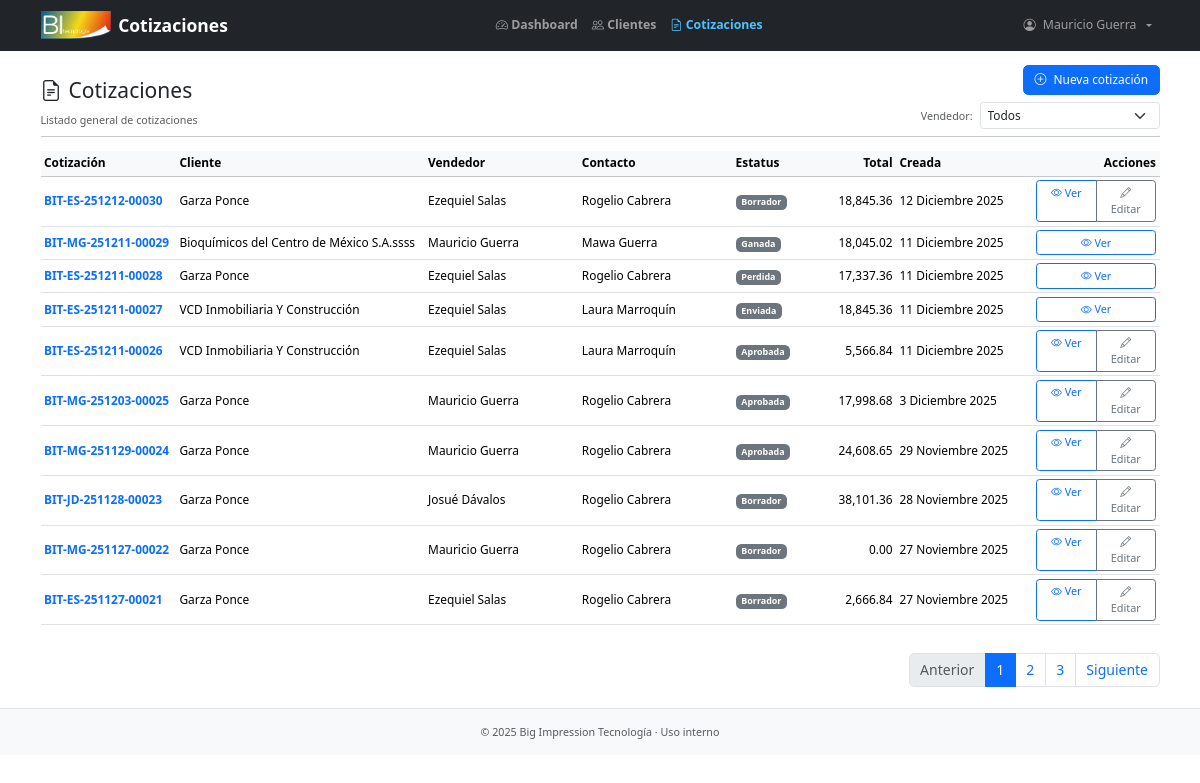
The app's page /list/ (signed in), older data.
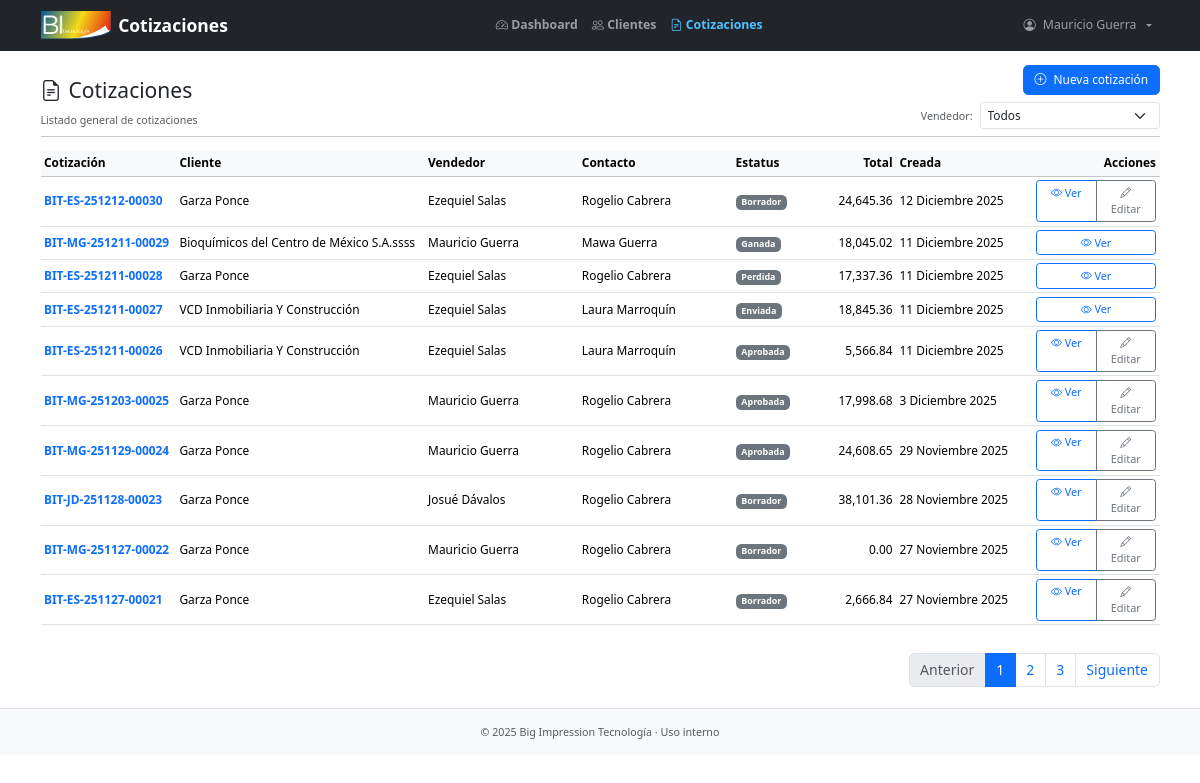
The same page, newer data.
### quotes/models.py (models this page shows, shortened)
class Quote(models.Model):
    class Status(models.TextChoices):
        DRAFT = "DFT", "Borrador"
        PENDING_APPROVAL = "RVW", "Aprobación pendiente"
        APPROVED = "APP", "Aprobada"
        SENT = "SNT", "Enviada"
        WON = "WON", "Ganada"
        LOST = "LST", "Perdida"
        EXPIRED = "EXP", "Expirada"
    class PaymentTerms(models.TextChoices):
        CASH = "CSH", "Contado"
        N7 = "N07", "Crédito 7 días"
        N15 = "N15", "Crédito 15 días"
        N30 = "N30", "Crédito 30 días"
        N60 = "N60", "Crédito 60 días"
        N90 = "N90", "Crédito 90 días"
    quote_id = models.CharField(max_length=19, unique=True, blank=True, null=True, verbose_name="Cotización")
    customer = models.ForeignKey(Customer, on_delete=models.PROTECT, verbose_name="Cliente", related_name="customer_quotes")
    contact = models.ForeignKey(Contact, on_delete=models.PROTECT, related_name="contact_quotes", verbose_name="Contacto")
    user = models.ForeignKey(settings.AUTH_USER_MODEL, on_delete=models.PROTECT, related_name="user_quotes", verbose_name="Usuario")
    status = models.CharField(max_length=3, choices=Status.choices, default=Status.DRAFT, verbose_name="Estatus")
    payment_terms = models.CharField(max_length=3, choices=PaymentTerms.choices, default=PaymentTerms.CASH, verbose_name="Términos de pago")
    valid_until = models.DateField(verbose_name="Válida hasta", blank=True, null=True)
    is_active = models.BooleanField(default=True, verbose_name="Activa")
    created = models.DateTimeField(auto_now_add=True)
    updated = models.DateTimeField(auto_now=True)
    created_by = models.ForeignKey(settings.AUTH_USER_MODEL, on_delete=models.PROTECT, null=True, related_name="created_quotes", verbose_name="Creado por")
    updated_by = models.ForeignKey(settings.AUTH_USER_MODEL, on_delete=models.PROTECT, null=True, related_name="updated_quotes", verbose_name="Modificado por")
    approved_by = models.ForeignKey(settings.AUTH_USER_MODEL, on_delete=models.PROTECT, null=True, blank=True, related_name="approved_quotes", verbose_name="Aprobada por")
    approved_at = models.DateTimeField(blank=True, null=True, verbose_name="Fecha de aprobación")
    sent_by = models.ForeignKey(settings.AUTH_USER_MODEL, on_delete=models.PROTECT, null=True, blank=True, related_name="sent_quotes", verbose_name="Enviada por")
    sent_at = models.DateTimeField(blank=True, null=True, verbose_name="Fecha de envío")
    won_by = models.ForeignKey(settings.AUTH_USER_MODEL, on_delete=models.PROTECT, null=True, blank=True, related_name="won_quotes", verbose_name="Ganada por")
    won_at = models.DateTimeField(blank=True, null=True, verbose_name="Fecha de cierre")
    lost_by = models.ForeignKey(settings.AUTH_USER_MODEL, on_delete=models.PROTECT, null=True, blank=True, related_name="lost_quotes", verbose_name="Perdida por")
    lost_at = models.DateTimeField(blank=True, null=True, verbose_name="Fecha de pérdida")
    lost_reason = models.CharField(max_length=100, blank=True, null=True, verbose_name="Razón de pérdida")
    class Meta:
        ordering = ["-created"]
        indexes = [
            models.Index(fields=["status", "created"]),
            models.Index(fields=["user", "created"]),
            models.Index(fields=["is_active"]),
        ]
        verbose_name = "Cotización"
        verbose_name_plural = "Cotizaciones"
        get_latest_by = "created"
    @property
    def can_edit(self):
        return self.status in {
            self.Status.DRAFT,
            self.Status.APPROVED,
            self.Status.PENDING_APPROVAL,
        }
    @property
    def get_subtotal(self) -> Decimal:
        lines = self.quote_lines.all()
        return sum((line.gross_total for line in lines), Decimal("0.00"))
    @property
    def get_discount(self) -> Decimal:
        lines = self.quote_lines.all()
        return sum((line.discount_value for line in lines), Decimal("0.00"))
    @property
    def net_subtotal(self) -> Decimal:
        return self.get_subtotal - self.get_discount
    @property
    def get_tax(self) -> Decimal:
        return (self.net_subtotal * Decimal(0.16)).quantize(Decimal("0.01"), rounding=ROUND_HALF_UP)
    @property
    def total(self) -> Decimal:
        return self.get_subtotal - self.get_discount + self.get_tax

class QuoteLine(models.Model):
    class Discount(models.IntegerChoices):
        DISC0 = 0, "0%"
        DISC3 = 3, "3%"
        DISC5 = 5, "5%"
        DISC7 = 7, "7%"
        DISC10 = 10, "10%"
        DISC15 = 15, "15%"
        DISC50 = 50, "50%"
        DISC100 = 100, "100%"
    quote = models.ForeignKey(Quote, on_delete=models.CASCADE, related_name="quote_lines")
    section = models.ForeignKey(QuoteSection, on_delete=models.SET_NULL, blank=True, null=True, related_name="section_lines", verbose_name="Sección")
    product = models.ForeignKey(Product, on_delete=models.PROTECT, related_name="product_quoted_lines", verbose_name="Número de parte")
    description = models.CharField(max_length=200, blank=True, verbose_name="Descripción")
    quantity = models.PositiveIntegerField(default=1, validators=[MinValueValidator(1)], verbose_name="Cantidad")
    unit_price = models.DecimalField(max_digits=12, validators=[MinValueValidator(0)], decimal_places=2, verbose_name="Precio unitario")
    discount = models.PositiveSmallIntegerField(choices=Discount.choices, default=Discount.DISC0, blank=False, null=False, verbose_name="Descuento")
    delivery_time = models.PositiveSmallIntegerField(default=0, validators=[MinValueValidator(0)], verbose_name="Tiempo de entrega", help_text="Tiempo en días hábiles")
    class Meta:
        verbose_name = "Línea de cotización"
        verbose_name_plural = "Líneas de cotización"
        ordering = ["section_id", "id"]
        indexes = [
            models.Index(fields=["quote"]),
            models.Index(fields=["section"]),
            models.Index(fields=["product"]),
            models.Index(fields=["discount"]),
        ]
    @property
    def gross_total(self) -> Decimal:
        return (Decimal(self.quantity) * (self.unit_price or Decimal("0.00"))).quantize(Decimal("0.01"), rounding=ROUND_HALF_UP)
    @property
    def discount_value(self) -> Decimal:
        pct = Decimal(self.discount or 0) / Decimal("100")
        return (self.gross_total * pct).quantize(Decimal("0.01"), rounding=ROUND_HALF_UP)

### customers/models.py (models this page shows, shortened)
class Customer(models.Model):
    class Meta:
        verbose_name = "Cliente"
        verbose_name_plural = "Clientes"
        ordering = ["name"]
        indexes = [
            models.Index(fields=["assigned_to"]),
        ]
    rfc_validator = RegexValidator(
        regex=r"^([A-Za-zÑñ\x26]{3,4}([0-9]{2})(0[1-9]|1[0-2])(0[1-9]|1[0-9]|2[0-9]|3[0-1]))([A-Za-z\d]{3})?$",
        message="El RFC no tiene un formato válido"
    )
    name = models.CharField(max_length=100, unique=True, verbose_name="Cliente")
    slug = models.SlugField(max_length=100, unique=True)
    rfc = models.CharField(max_length=13, validators=[rfc_validator], unique=True, null=True, blank=True)
    assigned_to = models.ForeignKey(settings.AUTH_USER_MODEL, on_delete=models.SET_NULL, null=True, blank=True, verbose_name="Vendedor", related_name="assigned_customers")
    created = models.DateTimeField(auto_now_add=True)
    updated = models.DateTimeField(auto_now=True)
    created_by = models.ForeignKey(settings.AUTH_USER_MODEL, on_delete=models.PROTECT, null=True, related_name="created_customers", verbose_name="Creado por")
    updated_by = models.ForeignKey(settings.AUTH_USER_MODEL, on_delete=models.PROTECT, null=True, related_name="updated_customers", verbose_name="Modificado por")

class Contact(models.Model):
    class Meta:
        verbose_name = "Contacto"
        verbose_name_plural = "Contactos"
        ordering = ["first_name", "last_name"]
        indexes = [
            models.Index(fields=["first_name", "last_name"]),
            models.Index(fields=["customer"]),
        ]
    phone_validator = RegexValidator(
        regex=r"^\d{10}$",
        message="El número de teléfono debe tener exactamente 10 dígitos numéricos."
    )
    extension_validator = RegexValidator(
        regex=r"^(?!0+$)(?:\d{1,5})?$",
        message="La extensión debe ser de 1 a 5 dígitos. No puede ser 0's"
    )
    first_name = models.CharField(max_length=30, verbose_name="Nombre")
    last_name = models.CharField(max_length=30, verbose_name="Apellido")
    title = models.CharField(max_length=30, blank=True, null=True, verbose_name="Puesto")
    phone = models.CharField(max_length=10, validators=[phone_validator], blank=True, null=True, verbose_name="Teléfono oficina")
    phone_extension = models.CharField(max_length=5, validators=[extension_validator], blank=True, null=True, verbose_name="Extensión")
    cel_phone = models.CharField(max_length=10, validators=[phone_validator], blank=True, null=True, verbose_name="Teléfono celular")
    email = models.EmailField(unique=True)
    customer = models.ForeignKey(Customer, on_delete=models.CASCADE, related_name="contacts")
    is_active = models.BooleanField(default=True, verbose_name="Activo")
    created = models.DateTimeField(auto_now_add=True)
    updated = models.DateTimeField(auto_now=True)
    created_by = models.ForeignKey(settings.AUTH_USER_MODEL, on_delete=models.PROTECT, null=True, related_name="created_contacts")
    updated_by = models.ForeignKey(settings.AUTH_USER_MODEL, on_delete=models.PROTECT, null=True, related_name="updated_contacts")

### users/models.py (models this page shows)
class CustomUser(AbstractUser):
    def __str__(self):
        return (self.get_full_name() or self.username).strip()

### quotes/views.py (the view)
# urls.py: path("list/", views.QuoteListView.as_view(), name="quote_list"),
class QuoteListView(LoginRequiredMixin, ListView):
    model = Quote
    template_name = "quotes/quotes_list.html"
    context_object_name = "quotes"
    ordering = "-created"
    paginate_by = 10
    def get_queryset(self):
        queryset = super().get_queryset()
        slug = self.kwargs.get("slug")
        if slug:
            queryset = queryset.filter(customer__slug=slug)
        user = self.request.user
        if not (user.profile.is_csr or user.profile.is_manager):
            queryset = queryset.filter(user=user)
        selected_user_id = self.request.GET.get("user")
        if selected_user_id and (user.profile.is_csr or user.profile.is_manager):
            queryset = queryset.filter(user__id=selected_user_id)
        return queryset
    def get_context_data(self, **kwargs):
        context = super().get_context_data(**kwargs)
        context["users"] = CustomUser.objects.all()
        context["can_see_all_quotes"] = self.request.user.profile.is_csr or self.request.user.profile.is_manager
        context["selected_user_id"] = self.request.GET.get("user") or ""
        context["slug"] = self.kwargs.get("slug")
        return context
    def paginate_queryset(self, queryset, page_size):
        paginator = self.get_paginator(queryset, page_size)
        page = self.request.GET.get(self.page_kwarg, 1)
        page_obj = paginator.get_page(page)
        return paginator, page_obj, page_obj.object_list, page_obj.has_other_pages()

### users/models.py (called while the page is built)
    @property
    def is_csr(self):
        return self.role == self.Role.CSR

    @property
    def is_manager(self):
        print(self.role == self.Role.MANAGER)
        return self.role == self.Role.MANAGER

### quotes/templates/quotes/quotes_list.html (shortened to what the changed rows need)
{% extends "base.html" %}
{% load humanize %}
{% block content_header %}
    <div class="d-flex align-items-end justify-content-between mt-3 mb-2">
        <div>
            <h1 class="h4 mb-2 d-flex align-items-center gap-2">
                <i class="bi bi-file-earmark-text"></i> Cotizaciones
            </h1>
        </div>
    </div>
{% endblock content_header %}
{% block content %}
    {% if quotes %}
        <div class="table-responsive">
            <table class="table table-hover table-sm align-middle">
                <thead class="table-light">
                    <tr>
                        <th style="min-width:130px;">Cotización</th>
                        <th>Cliente</th>
                        {% if can_see_all_quotes %}
                            <th style="min-width:150px;">Vendedor</th>
                        {% endif %}
                        <th style="min-width:150px;">Contacto</th>
                        <th style="min-width:80px;">Estatus</th>
                        <th class="text-end" style="min-width:80px;">Total</th>
                        <th style="min-width:130px;">Creada</th>
                        <th class="text-end" style="min-width:60px;">Acciones</th>
                    </tr>
                </thead>
                <tbody>
                    {% for q in quotes %}
                        <tr>
                            <td class="fw-semibold">
                                <a class="text-decoration-none"
                                   href="{% url 'quotes:quote_detail' q.id %}">
                                    {{ q.quote_id|default:q.id }}
                                </a>
                            </td>
                            <td>{{ q.customer.name }}</td>
                            {% if can_see_all_quotes %}
                                <td>
                                    {% if q.user %}
                                        {{ q.user.get_full_name|default:q.user.username }}
                                    {% else %}
                                        <span class="text-muted">—</span>
                                    {% endif %}
                                </td>
                            {% endif %}
                            <td>
                                {% if q.contact %}
                                    {{ q.contact.first_name }} {{ q.contact.last_name }}
                                {% else %}
                                    <span class="text-muted">—</span>
                                {% endif %}
                            </td>
                            <td>
                                <span class="badge text-bg-secondary">
                                    {{ q.get_status_display }}
                                </span>
                            </td>
                            <td class="text-end">
                                {{ q.total|floatformat:2|intcomma }}
                            </td>
                            <td>
                                {{ q.created|date:"j F Y" }}
                            </td>
                            <td class="text-end">
                                <div class="d-flex justify-content-end">
                                    {% if q.can_edit %}
                                        <div class="btn-group" role="group" style="min-width: 120px;">
                                            <a href="{% url 'quotes:quote_detail' q.id %}"
                                            class="btn btn-sm btn-outline-primary w-50">
                                                <i class="bi bi-eye"></i> Ver
                                            </a>
                                            <a href="{% url 'quotes:quote_edit' q.id %}"
                                            class="btn btn-sm btn-outline-secondary w-50">
                                                <i class="bi bi-pencil"></i> Editar
                                            </a>
                                        </div>
                                    {% else %}
                                        <a href="{% url 'quotes:quote_detail' q.id %}"
                                        class="btn btn-sm btn-outline-primary"
                                        style="min-width: 120px;">
                                            <i class="bi bi-eye"></i> Ver
                                        </a>
                                    {% endif %}
                                </div>
                            </td>
                        </tr>
                    {% endfor %}
                </tbody>
            </table>
        </div>
    {% endif %}
{% endblock content %}

Row changes from the older to the newer data that the page shows:
changed Quote "BIT-ES-251212-00030": total "18,845.36" → "24,645.36"
